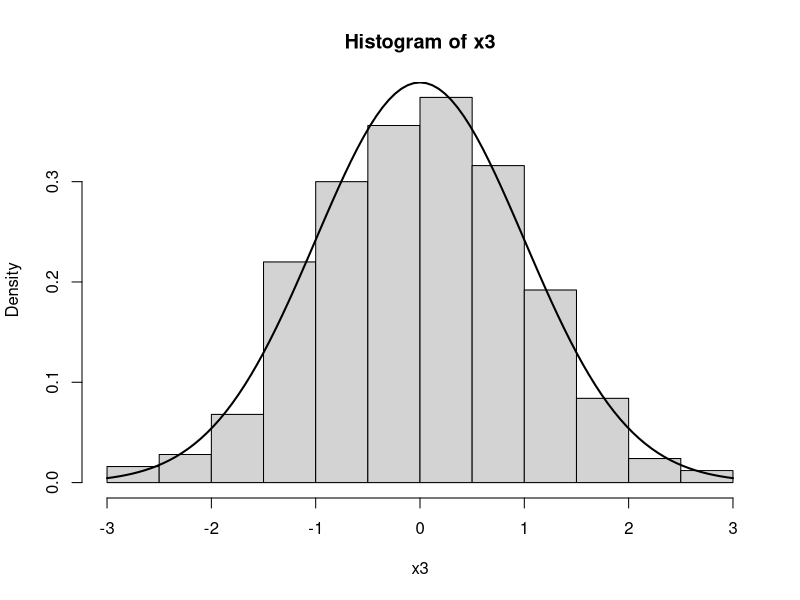
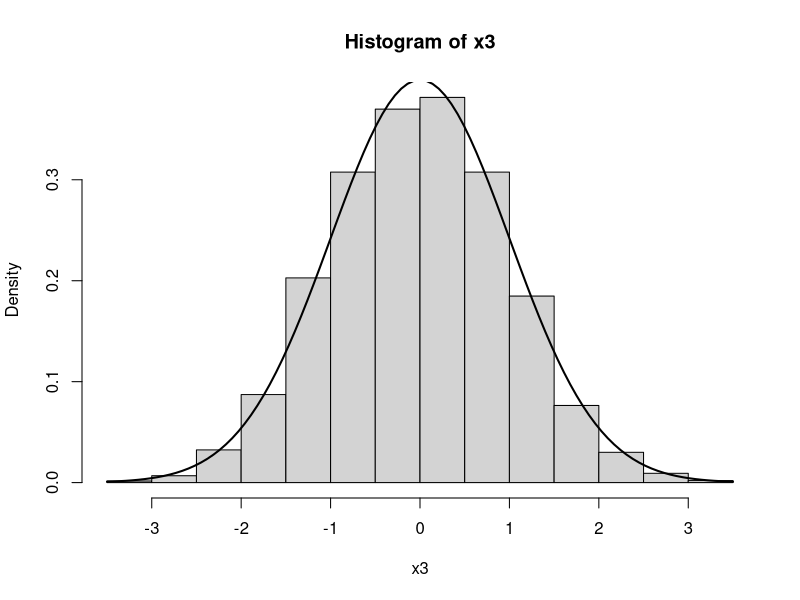

Write R code to recreate these figures, in order.
x3 <- rnorm(500, 0, 1)
hist(x3, probability = T)
curve(dnorm(x,0,1), add = T, lwd = 2)

x3 <- rnorm(5000, 0, 1)
hist(x3, probability = T)
curve(dnorm(x,0,1), add = T, lwd = 2)